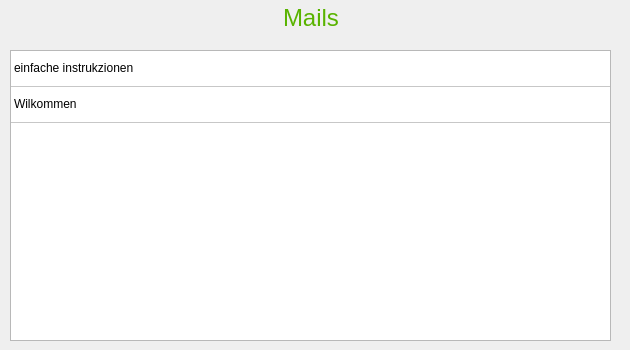
       <widget class="QWidget" name="Mails">
        <attribute name="title">
         <string>Mails</string>
        </attribute>
        <widget class="QWidget" name="layoutWidget">
         <property name="geometry">
          <rect>
           <x>0</x>
           <y>-3</y>
           <width>621</width>
           <height>41</height>
          </rect>
         </property>
         <layout class="QHBoxLayout" name="horizontalLayout_4">
          <item>
           <spacer name="horizontalSpacer_5">
            <property name="orientation">
             <enum>Qt::Horizontal</enum>
            </property>
            <property name="sizeHint" stdset="0">
             <size>
              <width>40</width>
              <height>20</height>
             </size>
            </property>
           </spacer>
          </item>
          <item>
           <widget class="QLabel" name="MailLabel">
            <property name="font">
             <font>
              <pointsize>18</pointsize>
             </font>
            </property>
            <property name="styleSheet">
             <string notr="true">color: rgb(89, 179, 0);</string>
            </property>
            <property name="text">
             <string>Mails</string>
            </property>
           </widget>
          </item>
          <item>
           <spacer name="horizontalSpacer_6">
            <property name="orientation">
             <enum>Qt::Horizontal</enum>
            </property>
            <property name="sizeHint" stdset="0">
             <size>
              <width>40</width>
              <height>20</height>
             </size>
            </property>
           </spacer>
          </item>
         </layout>
        </widget>
        <widget class="QTableWidget" name="tableWidget_2">
         <property name="geometry">
          <rect>
           <x>10</x>
           <y>50</y>
           <width>601</width>
           <height>291</height>
          </rect>
         </property>
         <attribute name="horizontalHeaderVisible">
          <bool>false</bool>
         </attribute>
         <attribute name="horizontalHeaderDefaultSectionSize">
          <number>600</number>
         </attribute>
         <attribute name="verticalHeaderVisible">
          <bool>false</bool>
         </attribute>
         <attribute name="verticalHeaderMinimumSectionSize">
          <number>30</number>
         </attribute>
         <attribute name="verticalHeaderDefaultSectionSize">
          <number>36</number>
         </attribute>
         <row>
          <property name="text">
           <string>Neue Zeile</string>
          </property>
         </row>
         <row>
          <property name="text">
           <string>Neue Zeile</string>
          </property>
         </row>
         <column>
          <property name="text">
           <string>Neue Spalte</string>
          </property>
         </column>
         <item row="0" column="0">
          <property name="text">
           <string>einfache instrukzionen</string>
          </property>
         </item>
         <item row="1" column="0">
          <property name="text">
           <string>Wilkommen</string>
          </property>
         </item>
        </widget>
       </widget>
